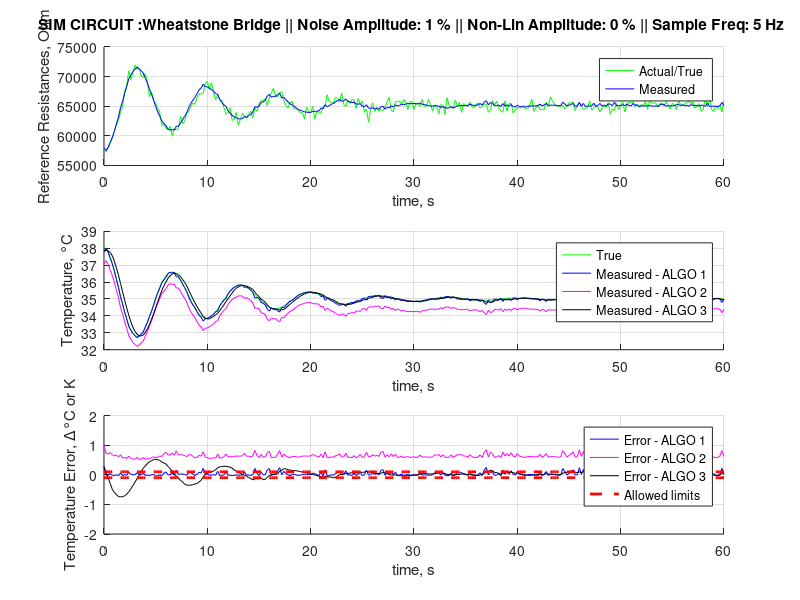

MATLAB code for this plot:
clear all
close all
clc
%% -------------------------------------------------------------------------------
%% -------------------------------------------------------------------------------
%% -------------------------------------------------------------------------------
%
% author : asportil (andrea.sportillo@polispace.it)
% LOG:
% v1 :  first version
% v2 :
%		- ameliorated model for ADC, introduced the non-linearity, controlled in
%		  terms of percentage by the param 'nl_perc'. The points are random and change
%			every run.
%		- aadded the wheatstone bridge model as alternative to the voltage divider
%		  The variable 'circuit' allow to select the desired model.
% v3 :
%		- added a damping factor to the true temperature to simulate both oscillating
% 		and stable values.
%		- plots reorganized in subplots to have a quick look to all the interesting
%			paramteres and variables.
%		- added the comparison among multiple algorithms implpemented in the
%			microcontroller.
%		- added an algorithm that simulate the moving average in the microcontroller
%		- improved teh simulation of the sampling frequency and times for the microcontroller
% v3.1 :
%		- added circuit name in the title and some commas ';' and the end of the line to avoid
%			undue printing on the command window
%
%% -------------------------------------------------------------------------------
%% -------------------------------------------------------------------------------
%% -------------------------------------------------------------------------------


% --------- Thermistor Simulator ----------------
% The thermistor is a resistor with a high sensitivity to temperature variations
% In the following, we are going to model the physical behaviour of the thermistor,
% the acquisition circuit one and the code used in a microcontroller to retreive
% the temperature.
% For a given, true, temperature we are going to model all the physical systems
% and compare the true temperature with the one recovered with a microcontroller
% and its  ADC.
% MODELS:
% 0) Temperature model
% 1) Thermistor model
% 2) Circuit model
% 3) ADC model
% 4) Microcontroller model


%% -------------------------------------------------------------------------------
% 0) Temperature Model
% --> Simulate the environmental temperature
% Let's assume that the temperature oscillates as a sinusoid.
% This will give us the possibility to study the response of the microcontroller
% algorithm (i.e. filters) to time variating quantities

T_amb = 35 +273.15; %K
A_oscil = 0.01; % temperature oscillation amplitude, to simulate a variating temperature

csi = 0.1;
T_true = @(t,f) T_amb*(1+ A_oscil*cos(2*pi*f*t) .*exp(-csi * t)  ); % create an hypothetical true temperature

%% -------------------------------------------------------------------------------
% 1) Thermistor Model
% --> It returns the true resistance value that the thermistor would have when it is
% used in a environment with temperature T= T_true.
% This model is just used to replicate the thermistor behaviour and it is not necessarily
% the same used in the microcontroller. Note that in real life the thermistor is like a black box
% and its resistance value may depend on multiple effects ( manufacturing, noises, electromagnetic interrferences, etc..)

% Parameters :
R0 = 100e3 ; % ohm
T0 = 25 + 273.15 ; % K
B = 3950 ; % K
R_true = @(T) R0.*exp(B*(1./T - 1/T0)) ; % Compute the corresponding true thermistor resistance value

%% -------------------------------------------------------------------------------
% 2) Circuit Model
% --> Model the circuit in terms of voltage and resistances



% Select the type of circuit
circuit = 'Wheatstone Bridge'
%circuit = 'Voltage Divider'
switch circuit
	case char('Voltage Divider')
			% Voltage divider
		%  o ----- [R_REF] ------ o ------- [R_THERM] ------- o
		%  |									    |                           |
		% (5V)                V_mes_adc                      GND

		V_mes_true = @(R_ref_true, V_ref_true, T) V_ref_true .*(1-R_ref_true./(R_true(T)+R_ref_true)) % model for the voltage measured by the ADC

	case char('Wheatstone Bridge')
		function [ VT,V2] = wheatstoneBridge(R1, R2, R3, RT, Vin)
    % Calculates V2 and V2 voltages for a Wheatstone bridge, the ones that are measeured by the microcontroller
    %
    % Inputs:
    %   R1   - Fixed resistor
    %   R2   - Fixed resistor
    %   R3   - Fixed resistor
    %   RT   - Thermistor
    %   Vin  - Supply voltage
    %
    % Outputs:
    %   V2  - Voltage across R2
    %   VT  - Voltage across RT (R4 in the original schema)
    %
    % Wheatstone Bridge Diagram:
    %   Vin---o------o
    %         |      |
    %         R1     R3
    %         |      |
    %         o-(V2) o-(VT)
    %         |      |
    %         R2     RT
    %         |      |
    %   GND---o------o
    %
    % Calculate the currents
    i1 = Vin ./ (R2 + R1);
    i3 = Vin ./ (R3 + RT);

    V2 = i1 .* R2;
    VT = i3 .* RT;

	end
		V_mes_true = @(R_ref_true, V_ref_true, T) wheatstoneBridge(R_ref_true, R_ref_true, R_ref_true, R_true(T), V_ref_true);

end

%% -------------------------------------------------------------------------------
% 3) ADC Model
function V_mes_adc_quant_nl = func_adc(V_mes_true, V_ref, N_bits, num_random_points, nl_perc)
		% NON_LINEAR ADC model : Quantize the true voltage and apply a non-linearity

		levels = (2^N_bits-1);
		V_mes_adc =    round( (levels./(2*V_ref)) .* V_mes_true ) ;   % Quantization

		% Define the points
    origin = [0, 0];
    point_on_line = levels *[1, 1];

		% Equally spaced random variable on the x-axis
    random_x_values = linspace(origin(1), point_on_line(1), num_random_points)'; % the number of random points is used to create the contol points for the polynomial fitting

    % Generate random y values around the line y=x with random perturbation
    random_y_values = random_x_values + nl_perc * point_on_line(1)* (randn(num_random_points, 1) );

    % Combine random points with control points for polynomial interpolation
    control_points = [origin; [random_x_values, random_y_values]; point_on_line];

    % Polynomial interpolation
    degree = 3; % Set the degree of the polynomial
    coefficients = polyfit(control_points(:, 1), control_points(:, 2), degree);

    % Ensure x is within [0, levels]
    V_mes_adc = max(0, min(point_on_line(1), V_mes_adc));

    % Evaluate the polynomial at the given x
    y_interp = polyval(coefficients, V_mes_adc);

    % Apply saturation to y-values to keep them within [0, levels] range
    V_mes_adc_quant_nl = max(0, min(point_on_line(1), y_interp));
end

% --> Model the discretization introduced by the ADC (the units are Volts, even if the microcontroller usually provide the levels
% Simulate the non_linearity as a polynomial by fitting random points around the ideal (linear) ADC values
num_random_points = 9 ;
V_mes_adc = @(V_mes_true, V_ref, N_bits, nl_perc) (2*V_ref./(2^N_bits-1)) .* func_adc(V_mes_true, V_ref, N_bits, num_random_points, nl_perc) ;   % Quantization + nl

%% -------------------------------------------------------------------------------
% 4) Microcontroller Model
% --> The code actually used in the microcontroller to return a temperature value
% given the ADC measurements

% DEtermine how the thermistor resistance is measured in the microcontroller
switch circuit
	case char('Voltage Divider')
		R_mes = @(R_ref_model, V_ref_model, V_mes_adc) ...
						R_ref_model .* (V_ref_model./(V_ref_model - V_mes_adc) -1) ; 					% measure the resistance through a voltage divider

	case char('Wheatstone Bridge')
		R_mes = @( R_ref_true1, R_ref_true2, R_ref_true3, V_ref_model, V_mes_adc, V_mes_adc2)...
						R_ref_true3.*( ((V_mes_adc-V_mes_adc2)./(V_ref_model)+ R_ref_true2/(R_ref_true1+R_ref_true2) ) ...
									./ (1 -  ((V_mes_adc-V_mes_adc2)./(V_ref_model)+ R_ref_true2/(R_ref_true1+R_ref_true2) ) )) ;
end

% ALGO 1
% Steinhart-Hart model implemented
% Parameters (implemented in the microcontroller) :
R0_mc = 100e3 ; % ohm
T0_mc = 25 + 273.15 ; % K
B_mc = 3950 ; % K
T_mes1 = @(R_mes) 1./ (1/T0_mc + 1/B_mc*log(R_mes/R0_mc)); 												% model to recover the temperature from the measured resistance

% ALGO 2
% Steinhart-Hart model implemented - with parameters different from the
% manufacturer an different from reality.

% Parameters (implemented in the microcontroller) :
R0_mc = 99e3 ; % ohm
T0_mc = 25 + 273.15 ; % K
B_mc = 4100 ; % K
T_mes2 = @(R_mes) 1./ (1/T0_mc + 1/B_mc*log(R_mes/R0_mc)); 												% model to recover the temperature from the measured resistance

% ALGO 3
% Moving average window
function X_ave = movingAverage(X, ws)
    % Input:
    %   X:      Input data array
    %   ws:     Window size for the moving average

    % Output:
    %   X_ave:  Moving average of X

    % Check if the window size is valid
    if ws <= 0 || ws > numel(X)
        error('Invalid window size');
    end

    % Initialize the output array
    X_ave = zeros(size(X));

    % Calculate the moving average
    for i = 1:numel(X)
        start_idx = max(1, i - ws + 1);
        end_idx = i;
        X_ave(i) = mean(X(start_idx:end_idx));
    end

end

T_mes3 =@(X) movingAverage(X, ws) ;

% END OF MODEL PART




%% -------------------------------------------------------------------------------
%% -------------------------------------------------------------------------------
%% -----> RUN
%% -------------------------------------------------------------------------------
%% -------------------------------------------------------------------------------

% Modify the following paramters to simulate different conditions
% Note the parameters relative to the models, i.e. beta values, circuit type, etc. are still in the model part.
% This section create a time vector and runs all the models defined above

% Define the acquisition frequency (used also to determine the discretization in teh microcontroller)
f = 5; 												 																														% Hz
t_final = 60 ; 																																						% s
time = 0 : 1/f : t_final 		;																															% define the time vector as the microcontroller sampling time

%res = 1000; % resolution for the vectors
%time = linspace(0, t_final, res); % s

% True/Real temperature
T_true_vec = T_true(time, 0.03*f); 																												% the temparature variation has a frequency content smaller than the sampling frequency to artificially show the oscillation (Nyquist criteria)

% Nominal Parameters for the circuit
V_alim = 3.3 ; 																																						% nominal supply voltage
A_noise = 0.01; 																																					% noise amplitude, 0.01 = 1%
A_nl = 0.0 ;																																							% non-lineary amplitude for the ADC, 0.01 = 1%
N_bits = 12;         																																			% number of bits of uniform, symmetric, midtreat quantizer.
levels = 2^N_bits-1;      																																% number of levels: odd

% True/Real values (in the circuit)
V_ref_true_vec = min(V_alim*(ones(size(time))), V_alim*(1+ A_noise*randn(size(time))) );  % actual reference voltage fluctuations, saturated at V_alim to avoid unrealistic values above the actial supply voltage
R_ref_true_vec = R0*(1 + A_noise*randn(size(time))); 																			% ohm
R_true_vec 		 = R_true(T_true_vec).*(1 + A_noise*randn(size(time))); 										%ohm simulate some noise on the real thermistor,


% Modeled (in the microcontroller)
V_ref_model_vec = V_alim*ones(size(time)); 																								% voltage expected in the model / microcontroller code
R_ref_model_vec = R0*ones(size(time)); 																									  % ohm


switch circuit
	case char('Voltage Divider')
		V_mes_true_vec = V_mes_true(R_ref_true_vec, V_ref_true_vec, T_true_vec);
		V_mes_adc_vec = V_mes_adc(V_mes_true_vec, V_ref_true_vec, N_bits, A_nl) ;							% The ADC discretized the voltage measured according to its N_bits
		R_mes_vec = R_mes(R_ref_model_vec, V_ref_model_vec, V_mes_adc_vec);

	case char('Wheatstone Bridge')
		% The Wheatstone bridge requires the measure of 2 points in the circuit
		% (see scheme in the circuit model)
		[V_mes_true_vec, V_mes_true_vec2] = V_mes_true(R_ref_true_vec, V_ref_true_vec, T_true_vec);
		V_mes_adc_vec = V_mes_adc(V_mes_true_vec, V_ref_true_vec, N_bits, A_nl) ;							% The ADC discretized the voltage measured according to its N_bits
		V_mes_adc_vec2 = V_mes_adc(V_mes_true_vec2, V_ref_true_vec, N_bits, A_nl) ;
		R_mes_vec = R_mes(R_ref_true_vec, R_ref_true_vec, R_ref_true_vec, V_ref_model_vec, V_mes_adc_vec, V_mes_adc_vec2);

end

% Using ALGO 1 in microcontroller
		T_mes_vec1 = T_mes1(R_mes_vec); 																											% Steinhart-Hart model as the ideal thermistor

% Using ALGO 2 in microcontroller
		T_mes_vec2 = T_mes2(R_mes_vec); 																											% Steinhart-Hart model with modified parameteres

% Using ALGO 3 in microcontroller
		T_mes_vec3 = movingAverage(T_mes_vec1, ws = 4); 																			% Moving average applied to one of the previous models


%% -------------------------------------------------------------------------------
% PLOTS (RESULTS)

% Comparison between resistace measured True vs ADC
%figure();
subplot(311)
hold on
plot(time, R_true_vec, 'g')
plot(time, R_mes_vec , 'b')
legend('Actual/True','Measured')
xlabel('time, s')
ylabel('Reference Resistances, Ohm')
title(['SIM CIRCUIT :', circuit , ' || Noise Amplitude: ', num2str(A_noise*100), ' % ', '|| Non-Lin Amplitude: ', num2str(A_nl*100), ' % ', '|| Sample Freq: ', num2str(f), ' Hz '])
grid on

% Comparison between the True temperature and the one recovered by the microcontroller
%figure();
subplot(312)
hold on
plot(time, T_true_vec -273.15, 'g')
plot(time, T_mes_vec1-273.15 , 'b')
plot(time, T_mes_vec2-273.15 , 'm')
plot(time, T_mes_vec3-273.15 , 'k')
legend('True','Measured - ALGO 1','Measured - ALGO 2','Measured - ALGO 3')
xlabel('time, s')
ylabel('Temperature, °C')
grid on

% Error Estimation
%figure();
subplot(313)
hold on
plot(time, T_true_vec - T_mes_vec1, 'b-')
plot(time, T_true_vec - T_mes_vec2, 'm-')
plot(time, T_true_vec - T_mes_vec3, 'k-')
plot(time,  0.1*(1+0*time), 'r--', 'linewidth', 2 )
plot(time, -0.1*(1+0*time), 'r--', 'linewidth', 2 )
legend('Error - ALGO 1', 'Error - ALGO 2', 'Error - ALGO 3', 'Allowed limits')
xlabel('time, s')
ylabel('Temperature Error, \Delta°C or K')
axis([0 t_final -2 2])
grid on



if false % Debug plots
	switch circuit
		case char('voltage_divider')
			% Comparison between voltage measured across the thermistor True vs ADC
			figure();
			hold on
			plot(time, V_mes_true_vec, 'r')
			plot(time, V_mes_adc_vec , 'b')
			legend('Actual/True','Measured')
			xlabel('time, s')
			ylabel('Voltage measured across the thermistor, V')
			grid on
		case char('wheatstone_bridge')
			% Comparison between voltage measured across the thermistor True vs ADC
			figure();
			hold on
			plot(time, V_mes_true_vec-V_mes_true_vec2, 'r')
			plot(time, V_mes_adc_vec-V_mes_adc_vec2 , 'b')
			legend('Actual/True','Measured')
			xlabel('time, s')
			ylabel('DV in teh wheatstone bridge, V')
			grid on
	end
end

%% -------------------------------------------------------------------------------
%% END OF FILE
%% -------------------------------------------------------------------------------

